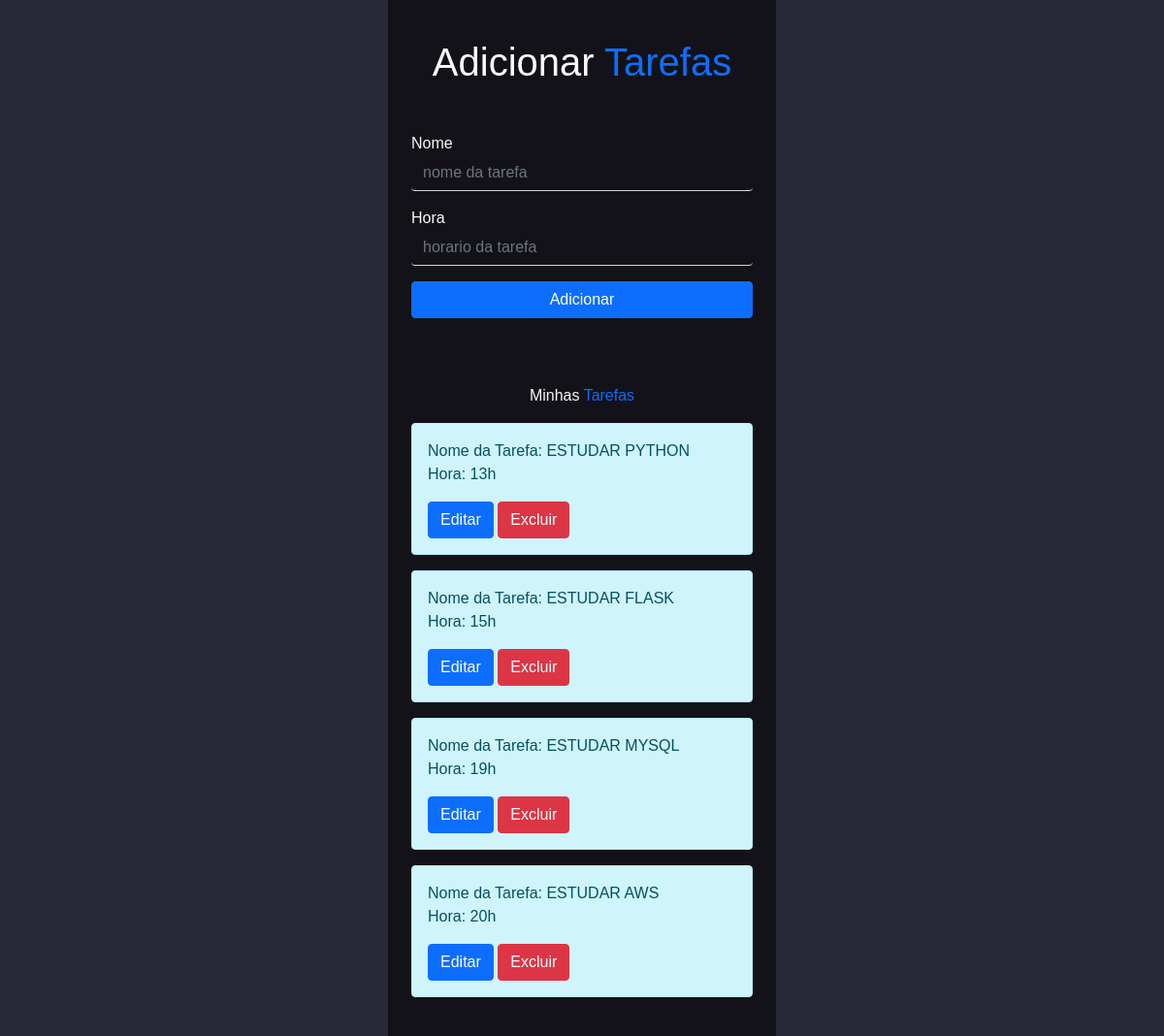
Before: / with the older database file.
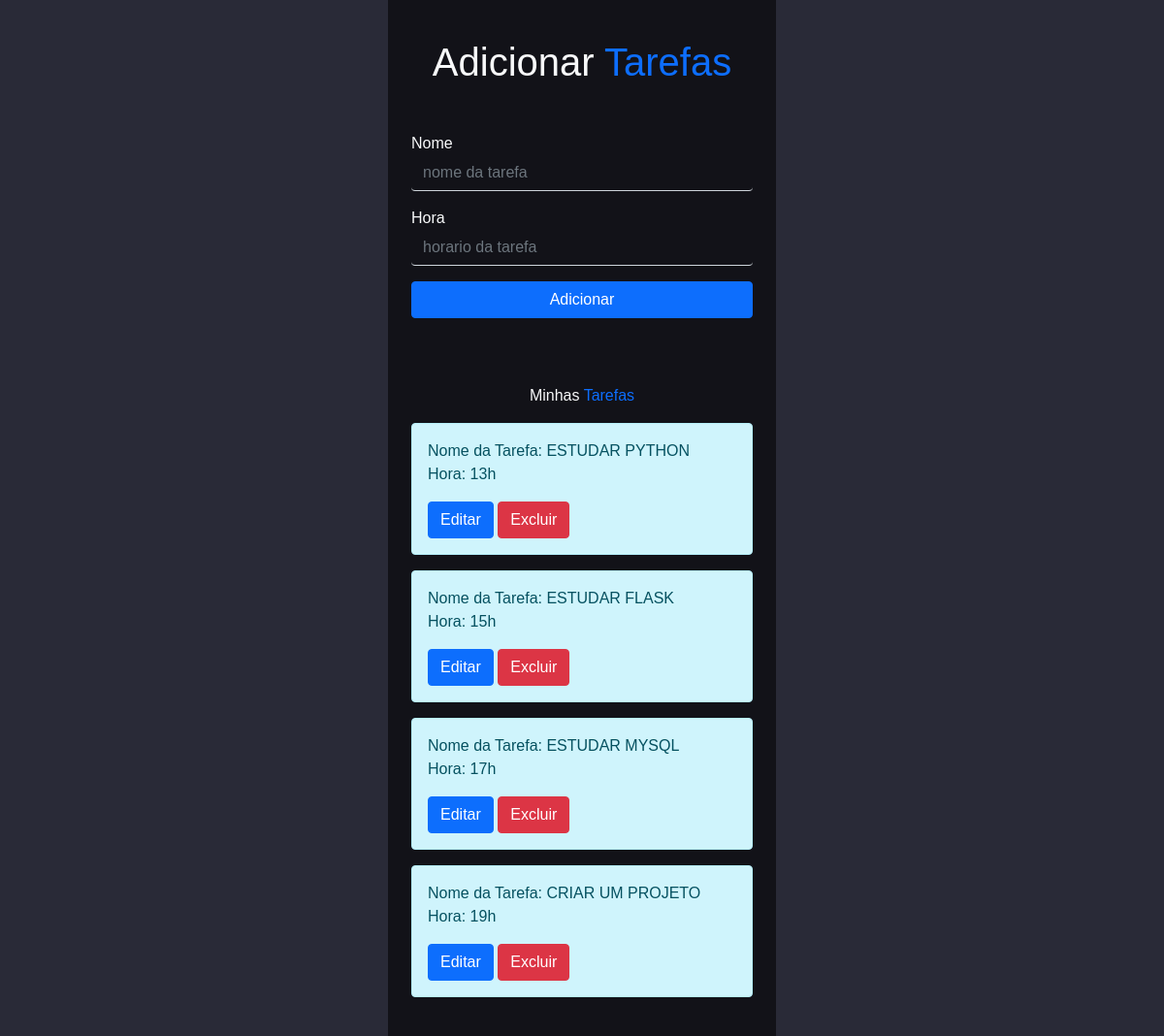
After: the same page with the newer database file.
### app/__init__.py (models this page shows)
class Tarefas(db.Model):
    id = db.Column(db.Integer, primary_key=True)
    nome = db.Column(db.String(50), nullable=False)
    hora = db.Column(db.String(2), nullable=False)

### app/__init__.py (the view, shortened to what this page needs)
@app.route("/", methods=["GET", "POST"])
def index():
    form = Formulario()
    tarefas = Tarefas.query.all()
    logging.debug("Tarefas no banco de dados: %s", tarefas)
    return render_template("index.html", form=form, tarefas=tarefas)

### app/form.py
class Formulario(FlaskForm):
    nome = StringField('nome', validators=[DataRequired()])
    hora = StringField('hora', validators=[DataRequired()])

### app/templates/index.html (shortened to what this page needs)
{% extends 'base.html' %}
{% block conteudo %}
  <form action="{{ url_for('index') }}" method="post" class="formulario mx-auto p-4" style="max-width: 400px;">
    <h1 class="text-light text-center mb-5">Adicionar<span class="text-primary"> Tarefas</span></h1>
    <div class="form-group">
      <label class="text-light">Nome</label>
      {{ form.nome(class="form-control bg-transparent text-light border-top-0 border-end-0 border-start-0", placeholder="nome da tarefa") }}
    </div>
    <div class="form-group mt-3">
      <label class="text-light">Hora</label>
      {{ form.hora(class="form-control bg-transparent text-light border-top-0 border-end-0 border-start-0", placeholder="horario da tarefa") }}
    </div>
    <div class="input-group mt-3 botao-adicionar">
      <button type="submit" class="btn btn-primary btn-block w-100">Adicionar</button>
    </div>
  </form>
  <div class="mx-auto p-4 lista-tarefas" style="max-width: 400px;">
    {% if tarefas %}
      <p class="text-center text-light">Minhas <span class="text-primary">Tarefas</span></p>
    {% else %}
      <p class="text-center text-primary">Não há tarefas na lista</p>
    {% endif %}
    {% for tarefa in tarefas %}
      <div class="alert alert-info">
        Nome da Tarefa: {{ tarefa.nome }}
        <br>
        Hora: {{ tarefa.hora }}h </span>
        <div>
          <a href="{{ url_for('editar_tarefa', tarefa_id=tarefa.id) }}" class="btn btn-primary btn-block mt-3">Editar</a>
          <form action="{{ url_for('deletar_tarefa', tarefa_id=tarefa.id) }}" method="post" style="display:inline;">
            <button type="submit" class="btn btn-danger btn-block mt-3">Excluir</button>
          </form>
        </div>
      </div>
    {% endfor %}
  </div>
{% endblock %}

### app/templates/base.html (shortened to what this page needs)
<!DOCTYPE html>
<html lang="pt-BR">
<head>
    <link href="{{ url_for('static', filename='bootstrap.min.css') }}" rel="stylesheet">
    <link rel="stylesheet" href="{{ url_for('static', filename="style.css")  }}"></link>
</head>
<body>
  {% block conteudo %} {% endblock %}
</body>
</html>

### app/static/style.css (style rules this page uses)
* { margin: 0; padding: 0; box-sizing: border-box; font-family: sans-serif; }
body { background-color: #292A37; }
.formulario { background-color: #00000091; }
.botao-adicionar { margin-bottom: 20px; }
.lista-tarefas { background-color: #00000091; }

Changed rows visible on the page:
removed Tarefas: nome "ESTUDAR AWS", hora "20"
changed Tarefas "ESTUDAR MYSQL": hora "19" → "17"
added Tarefas: nome "CRIAR UM PROJETO", hora "19"
